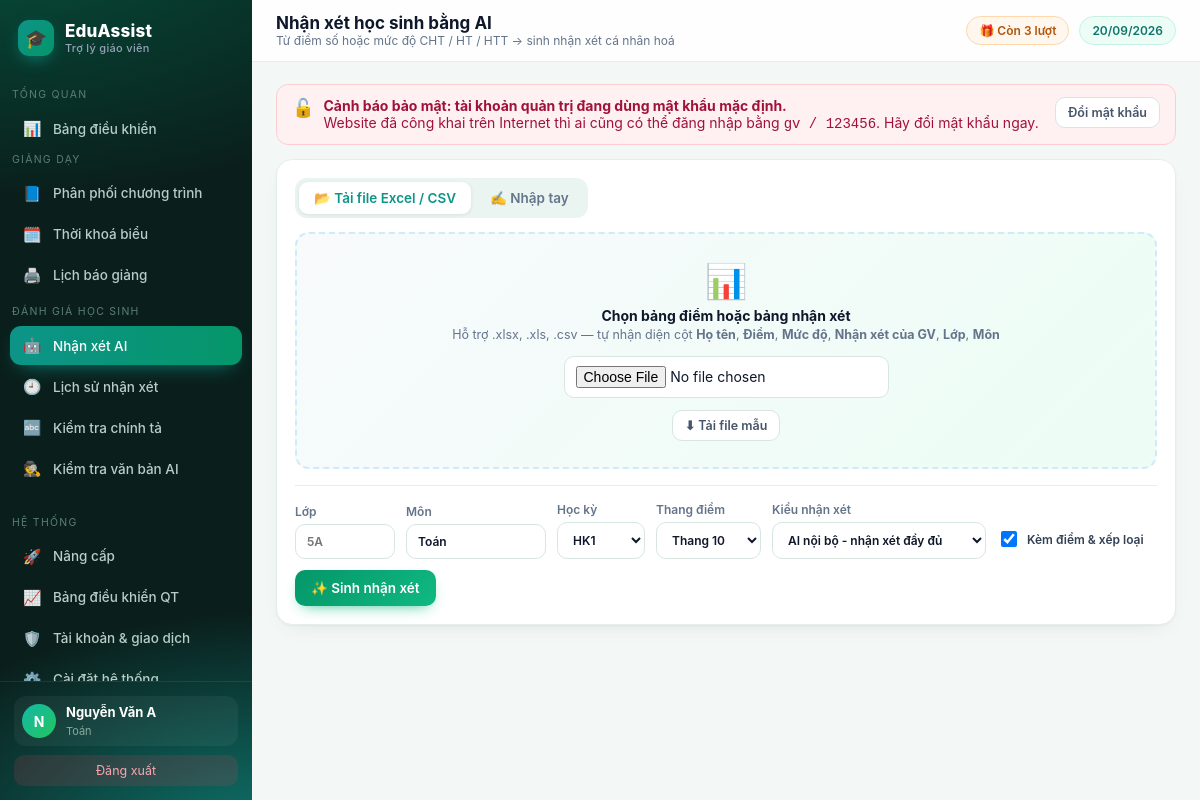
Page /nhan-xet (signed in) on the committed database.
### tables this page shows
CREATE TABLE teacher(
  id INTEGER PRIMARY KEY AUTOINCREMENT,
  username TEXT UNIQUE NOT NULL,
  password TEXT NOT NULL,
  fullname TEXT,
  school TEXT,
  subject TEXT,
  role TEXT DEFAULT 'teacher',
  email TEXT,
  phone TEXT,                      -- so dien thoai nhan tin nhan ma kich hoat
  google_sub TEXT,
  avatar TEXT,
  used INTEGER DEFAULT 0,          -- so luot da dung
  bought INTEGER DEFAULT 0,        -- so luot mua them (goi le 10k)
  expires TEXT,                    -- han su dung goi tra phi (ISO date)
  created TEXT
);

### app/core.py (the view, shortened to what this page needs)
@bp.route("/nhan-xet", methods=["GET", "POST"])
@login_required
def nhan_xet():
    db, uid = get_db(), session["uid"]
    result, cols = None, None
    return render_template("nhanxet.html", result=result, cols=cols)

### app/auth.py (called while the page is built, shortened)
def _chuan_hoa_base(gia_tri):
    gia_tri = (gia_tri or '').strip().rstrip('/')
    if not gia_tri:
        return ''
    try:
        u = urlsplit(gia_tri)
        if u.scheme != 'https' or not u.hostname or u.username or u.password:
            return ''
        if u.query or u.fragment or u.path:
            return ''
        if '.' not in u.hostname:
            return ''
    except ValueError:
        return ''
    return 'https://' + ten

def base_tu_request():
    try:
        if request.scheme != 'https':
            return ''
        return _chuan_hoa_base('https://' + request.host)
    except Exception:
        return ''

def danh_sach_base():
    ra = []
    for phan in (CFG.get('PUBLIC_BASE_URL', '') or '').split(','):
        b = _chuan_hoa_base(phan)
        if b and b not in ra:
            ra.append(b)
    return ra

def google_base_url():
    ds = danh_sach_base()
    hien_tai = base_tu_request()
    if hien_tai and (hien_tai in ds or not ds):
        return hien_tai
    return ds[0] if ds else ''

def google_callback_url():
    base = google_base_url()
    return base + '/login/google/callback' if base else ''

def google_bat():
    return bool(CFG.get('GOOGLE_CLIENT_ID') and CFG.get('GOOGLE_CLIENT_SECRET') and google_callback_url())

def login_required(f):
    @wraps(f)
    def w(*a, **k):
        if not current_user():
            session.clear()
            return redirect(url_for('auth.login', next=request.path))
        return f(*a, **k)
    return w

def current_user():
    if session.get('uid'):
        return get_db().execute('SELECT * FROM teacher WHERE id=?', (session['uid'],)).fetchone()

### app/core.py (called while the page is built)
@bp.app_context_processor
def inject():
    u = current_user()
    return {"user": u, "THU_NAME": THU_NAME, "PROVIDERS": AI.PROVIDERS,
            "timedelta": datetime.timedelta,
            "now": datetime.date.today(), "BL": BL,
            "is_pro": BL.is_pro(u), "remaining": BL.remaining(u),
            "days_left": BL.days_left(u), "FREE_QUOTA": BL.FREE_QUOTA,
            "CFG": CFG, "google_enabled": google_bat(), "google_callback_url": google_callback_url(),
            "SITE_NAME": CFG.get("SITE_NAME", "EduAssist"),
            "SITE_TAGLINE": CFG.get("SITE_TAGLINE", "Trợ lý giáo viên"),
            "SITE_LOGO": CFG.get("SITE_LOGO", "🎓"),
            "so_viec_admin": _viec_admin(u),
            "canh_bao_mk": _mk_mac_dinh(u)}

### app/modules/config.py (called while the page is built, shortened)
def _lam_moi():
    if time.time() - _lan_nap < TTL:
        return

### app/templates/nhanxet.html (shortened to what this page needs)
{% extends 'base.html' %}
{% block head %}Nhận xét học sinh bằng AI{% endblock %}
{% block crumb %}Từ điểm số hoặc mức độ CHT / HT / HTT → sinh nhận xét cá nhân hoá{% endblock %}
{% block body %}
<div class="card">
<form method="post" enctype="multipart/form-data">
 <div class="tabs">
  <button type="button" class="on" onclick="tab(0,this)">📂 Tải file Excel / CSV</button>
  <button type="button" onclick="tab(1,this)">✍️ Nhập tay</button>
 </div>
 <div id="t0">
  <div style="border:2px dashed #cfeafc;background:linear-gradient(135deg,#f8fafc,#ecfdf5);border-radius:14px;
   padding:26px;text-align:center" id="dz">
   <div style="font-size:34px">📊</div>
   <div style="font-weight:700;margin:6px 0 3px">Chọn bảng điểm hoặc bảng nhận xét</div>
   <p class="muted" style="margin:0 0 14px">Hỗ trợ .xlsx, .xls, .csv — tự nhận diện cột
    <b>Họ tên</b>, <b>Điểm</b>, <b>Mức độ</b>, <b>Nhận xét của GV</b>, <b>Lớp</b>, <b>Môn</b></p>
   <input type="file" name="file" accept=".xlsx,.xls,.csv" onchange="document.getElementById('fn').textContent=this.files[0]?.name||''">
   <div style="margin-top:12px"><a class="btn sec sm" href="{{url_for('core.mau_excel', kind='diem')}}">⬇ Tải file mẫu</a></div>
  </div>
 </div>
 <hr class="s">
 <div class="row">
  <label class="f">Lớp<input name="lop" style="width:100px" placeholder="5A"></label>
  <label class="f">Môn<input name="mon" value="{{user['subject'] or ''}}" style="width:140px"></label>
  <label class="f">Học kỳ<select name="hocky"><option>HK1</option><option>HK2</option><option>Cả năm</option></select></label>
  <label class="f">Thang điểm<select name="thang"><option value="10">Thang 10</option><option value="100">Thang 100</option><option value="4">Thang 4</option></select></label>
  <label class="f">Kiểu nhận xét<select name="provider">
   {% for k,(lb,_) in PROVIDERS.items() %}<option value="{{k}}">{{lb}}</option>{% endfor %}</select></label>
  <label class="f" style="flex-direction:row;align-items:center;gap:7px;padding-bottom:9px;color:#334155">
   <input type="checkbox" name="hien_diem" checked style="width:16px;height:16px"> Kèm điểm &amp; xếp loại</label>
  <button class="ok">✨ Sinh nhận xét</button>
 </div>
</form>
</div>
{% endblock %}

### app/templates/base.html (shortened to what this page needs)
<!doctype html>
<html lang="vi"><head>
</head><body>
{% if user %}
<div class="shell">
<aside id="sb">
  <div class="brand"><span class="mk">{{SITE_LOGO}}</span><span>{{SITE_NAME}}<small>{{SITE_TAGLINE}}</small></span></div>
  {% set ep = request.endpoint %}
  <div class="navgrp">Tổng quan</div>
  <nav>
    <a href="{{url_for('core.dashboard')}}" class="{{'on' if ep=='core.dashboard'}}"><i>📊</i>Bảng điều khiển</a>
  </nav>
  <div class="navgrp">Giảng dạy</div>
  <nav>
    <a href="{{url_for('core.ppct')}}" class="{{'on' if ep=='core.ppct'}}"><i>📘</i>Phân phối chương trình</a>
    <a href="{{url_for('core.tkb')}}" class="{{'on' if ep=='core.tkb'}}"><i>🗓️</i>Thời khoá biểu</a>
    <a href="{{url_for('core.bao_giang')}}" class="{{'on' if ep=='core.bao_giang'}}"><i>🖨️</i>Lịch báo giảng</a>
  </nav>
  <div class="navgrp">Đánh giá học sinh</div>
  <nav>
    <a href="{{url_for('core.nhan_xet')}}" class="{{'on' if ep=='core.nhan_xet'}}"><i>🤖</i>Nhận xét AI</a>
    <a href="{{url_for('core.lich_su')}}" class="{{'on' if ep=='core.lich_su'}}"><i>🕘</i>Lịch sử nhận xét</a>
    <a href="{{url_for('core.chinh_ta')}}" class="{{'on' if ep=='core.chinh_ta'}}"><i>🔤</i>Kiểm tra chính tả</a>
    {% for m in (PLUGIN_MENUS or []) %}<a href="{{url_for(m.endpoint)}}" class="{{'on' if ep==m.endpoint}}"><i>{{m.icon}}</i>{{m.label}}</a>{% endfor %}
  </nav>
  <div class="navgrp">Hệ thống</div>
  <nav>
    <a href="{{url_for('core.nang_cap')}}" class="{{'on' if ep=='core.nang_cap'}}"><i>{{ '👑' if is_pro else '🚀' }}</i>{{ 'Gói của tôi' if is_pro else 'Nâng cấp' }}</a>
    {% if user['role']=='admin' %}
    <a href="{{url_for('core.qt_dashboard')}}" class="{{'on' if ep=='core.qt_dashboard'}}"><i>📈</i>Bảng điều khiển QT
      </a>
    <a href="{{url_for('core.quan_tri')}}" class="{{'on' if ep=='core.quan_tri'}}"><i>🛡️</i>Tài khoản &amp; giao dịch</a>
    <a href="{{url_for('core.qt_caidat')}}" class="{{'on' if ep=='core.qt_caidat'}}"><i>⚙️</i>Cài đặt hệ thống</a>
    {% endif %}
  </nav>
  <div class="side-foot">
    <div class="me">{% if user['avatar'] %}<img class="av" src="{{user['avatar']}}" alt="" style="object-fit:cover">
      {% else %}<div class="av">{{ (user['fullname'] or user['username'])[0]|upper }}</div>{% endif %}
      <div><b>{{user['fullname'] or user['username']}}</b><span>{{user['subject'] or 'Giáo viên'}}</span></div></div>
    <a class="logout" href="{{url_for('auth.logout')}}">Đăng xuất</a>
  </div>
</aside>
<main>
  <div class="topbar">
    <div><h1>{% block head %}Bảng điều khiển{% endblock %}</h1>
    <div class="crumb">{% block crumb %}{% endblock %}</div></div>
    <div class="sp">
      {% if is_pro %}
        <a href="{{url_for('core.nang_cap')}}" class="pill" style="background:linear-gradient(135deg,#0d9488,#059669);
          color:#fff;border:0">👑 Không giới hạn · còn {{days_left}} ngày</a>
      {% else %}
        <a href="{{url_for('core.nang_cap')}}" class="pill" style="background:{{'#fff1f2' if remaining==0 else '#fff7ed'}};
          color:{{'#be123c' if remaining==0 else '#b45309'}};border:1px solid {{'#fecdd3' if remaining==0 else '#fed7aa'}}">
          {{ '🔒 Hết lượt — Nâng cấp' if remaining==0 else '🎁 Còn ' ~ remaining ~ ' lượt' }}</a>
      {% endif %}
      <span class="pill">{{ now.strftime('%d/%m/%Y') }}</span></div>
  </div>
  <div class="wrap">
  {% if canh_bao_mk %}
  <div class="flash err" style="align-items:flex-start">
   <span style="font-size:18px">🔓</span>
   <div style="flex:1;font-weight:400"><b>Cảnh báo bảo mật: tài khoản quản trị đang dùng mật khẩu mặc định.</b><br>
    Website đã công khai trên Internet thì ai cũng có thể đăng nhập bằng <code>gv / 123456</code>.
    Hãy đổi mật khẩu ngay.</div>
   <a class="btn sec sm" href="{{url_for('core.cai_dat')}}#doimk">Đổi mật khẩu</a>
  </div>
  {% endif %}
  {% block body %}{% endblock %}
  </div>
</main>
</div>
{% else %}{% block body_anon %}{% endblock %}{% endif %}
</body></html>

### rows in the picture
teacher: fullname "N", fullname "Nguyễn Văn A", subject "Toán", mon "Toán"

### other values in the picture
{{ SITE_LOGO }} "🎓"
{{ SITE_NAME }} "EduAssist"
{{ SITE_TAGLINE }} "Trợ lý giáo viên"
{{ m.icon }} "🕵️"
{{ m.label }} "Kiểm tra văn bản AI"
{{ '👑' if is_pro else '🚀' }} "🚀"
{{ 'Gói của tôi' if is_pro else 'Nâng cấp' }} "Nâng cấp"
form field provider "AI nội bộ - nhận xét đầy đủ"
